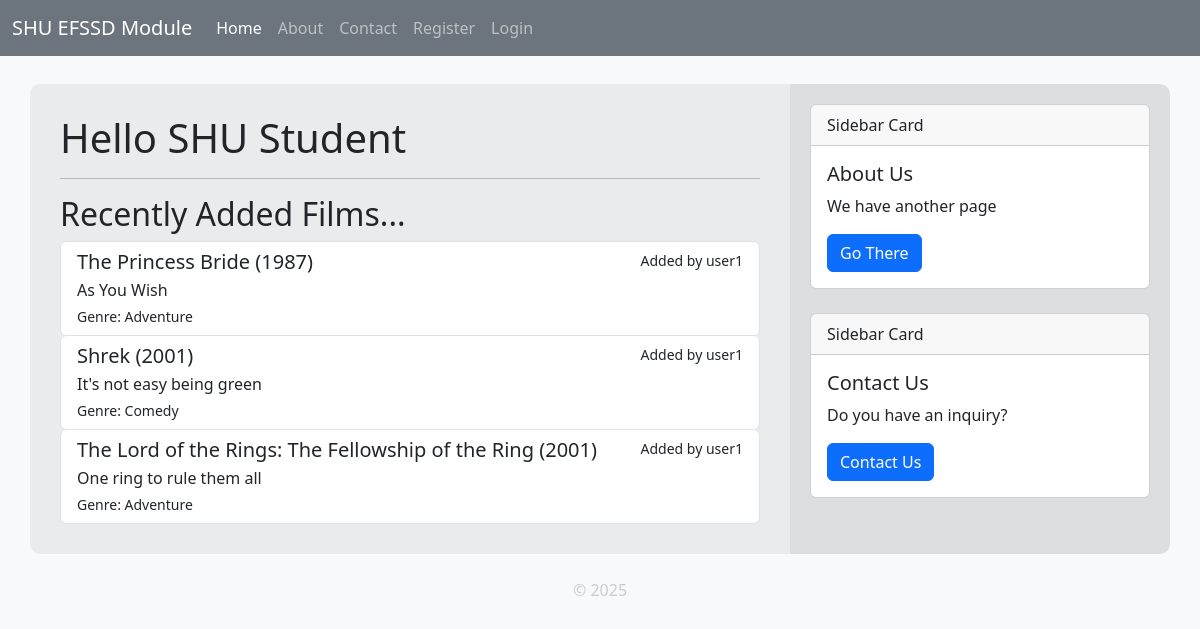
The page / on the database its author committed.
### tables this page shows
CREATE TABLE films (
    id INTEGER PRIMARY KEY AUTOINCREMENT,
    created TIMESTAMP DEFAULT CURRENT_TIMESTAMP,
    user INTEGER NOT NULL REFERENCES users(id),
    title TEXT NOT NULL,
    tagline TEXT,
    director TEXT,
    poster TEXT,
    release_year INTEGER,
    genre TEXT,
    watched BOOLEAN,
    rating INTEGER,
    review TEXT
);

### app.py (the view)
@app.route('/')
def index():
    studentName = "SHU Student"
    if 'username' in session:
        studentName = session['username']
    films = get_all_films(limit=5, order_by='created DESC')  # Fetch the latest 5 films added
    return render_template('index.html', title="Welcome", username=studentName, films=films)

### app.py (called while the page is built)
@app.context_processor
def inject_site_name():
    return dict(siteName=siteName)

@app.context_processor
def inject_csrf_token():
    return dict(csrf_token=generate_csrf())

@app.template_filter()
def get_username(user_id):
    user = get_user_by_id(user_id)
    return user['username'] if user else 'Unknown'

### db/db.py (called while the page is built)
def get_db_connection():
    BASE_DIR = os.path.dirname(os.path.abspath(__file__))  # Get the directory of the current file
    DB_PATH = os.path.join(BASE_DIR, 'database.db') # Construct the full path to the database file
    conn = sqlite3.connect(DB_PATH)                 # Connect to the database
    conn.row_factory = sqlite3.Row                  # Enable dictionary-like access to rows
    return conn

def get_user_by_id(user_id):
    conn = get_db_connection()
    user = conn.execute('SELECT * FROM users WHERE id = ?', (user_id,)).fetchone()
    conn.close()
    if user is None:
        abort(404)
    return user

def get_all_films(user=None, limit=None, order_by='title ASC'):
    conn = get_db_connection()
    query = 'SELECT * FROM films'
    if user:
        query += ' WHERE user = ?'
    query += f' ORDER BY {order_by}'
    if limit:
        query += f' LIMIT {limit}'
    if user:
        films = conn.execute(query, (user,)).fetchall()
    else:
        films = conn.execute(query).fetchall()
    conn.close()
    return films

### templates/index.html
{% extends "base.html" %}
{% block content %}
<h1>Hello {{ username }}</h1>
<hr>
<h2>Recently Added Films...</h2>
<div class="list-group">
    {% for film in films %}
    <a href="{{ url_for('film', id=film['id']) }}" class="list-group-item list-group
item-action">
        <div class="d-flex w-100 justify-content-between">
            <h5 class="mb-1">{{ film['title'] }} ({{ film['release_year'] }})</h5>
            <small>Added by {{ film['user'] | get_username }}</small>
        </div>
        <p class="mb-1">{{ film['tagline'] }}</p>
        <small>Genre: {{ film['genre'] }}</small>
    </a>
    {% else %}
    <p class="text-muted">No films available.</p>
    {% endfor %}
</div>
{% endblock %}

### templates/base.html (shortened to what this page needs)
<html lang="en">
<head>
    <link href="https://cdn.jsdelivr.net/npm/bootstrap@5.3.3/dist/css/bootstrap.min.css" rel="stylesheet">
    <link rel="stylesheet" href="{{ url_for('static', filename='styles.css') }}">
</head>
<body>
    <nav class="navbar navbar-expand-lg navbar-dark bg-secondary">
        <div class="container-fluid">
            <a class="navbar-brand" href="#">{{ siteName }}</a>
            <div class="collapse navbar-collapse" id="navbarNavAltMarkup">
                <div class="navbar-nav">
                    <a class="nav-link active" aria-current="page" href="/">Home</a>
                    <a class="nav-link" href="/about">About</a>
                    <a class="nav-link" href="/contact">Contact</a>
                    {% if session['user_id'] %}
                    <a class="nav-link" href="/films">Films</a>
                    <a class="nav-link" href="/logout">Logout</a>
                    {% else %}
                    <a class="nav-link" href="/register">Register</a>
                    <a class="nav-link" href="/login">Login</a>
                    {% endif %}
                </div>
            </div>
        </div>
    </nav>
    <div class="container mt-2">
        <div class="row">
            <div id="main-content" class="col-md-8">
                {% block content %}{% endblock %}
            </div>
            <div id="sidebar" class="col-md-4">
                <div class="card">
                    <div class="card-header">
                        Sidebar Card
                    </div>
                    <div class="card-body">
                        <h5 class="card-title">About Us</h5>
                        <p class="card-text">We have another page</p>
                        <a href="/about" class="btn btn-primary">Go There</a>
                    </div>
                </div>
                <div class="card mt-4">
                    <div class="card-header">
                        Sidebar Card
                    </div>
                    <div class="card-body">
                        <h5 class="card-title">Contact Us</h5>
                        <p class="card-text">Do you have an inquiry?</p>
                        <a href="/contact" class="btn btn-primary">Contact Us</a>
                    </div>
                </div>
            </div>
        </div>
    </div>
    <footer class="text-center mt-4">
        <p>&copy; 2025</p>
    </footer>
</body>
</html>

### static/styles.css (style rules this page uses)
body { background-color: #f8f9fa; color: #212529; }
#main-content { background-color: rgba(26, 26, 26, 0.06); padding: 30px; border-radius: 10px 0 0 10px; margin-top: 20px; }
#sidebar { background-color: rgba(30, 30, 30, 0.12); padding: 20px; border-radius: 0 10px 10px 0; margin-top: 20px; }
footer { color: #cccccc; width: 100%; }

### rows shown on the page
films: title "The Princess Bride", release_year "1987", user|get_username "user1", tagline "As You Wish", genre "Adventure"
films: title "Shrek", release_year "2001", user|get_username "user1", tagline "It's not easy being green", genre "Comedy"
films: title "The Lord of the Rings: The Fellowship of the Ring", release_year "2001", user|get_username "user1", tagline "One ring to rule them all", genre "Adventure"

### other values the page prints
{{ siteName }} "SHU EFSSD Module"
{{ username }} "SHU Student"
